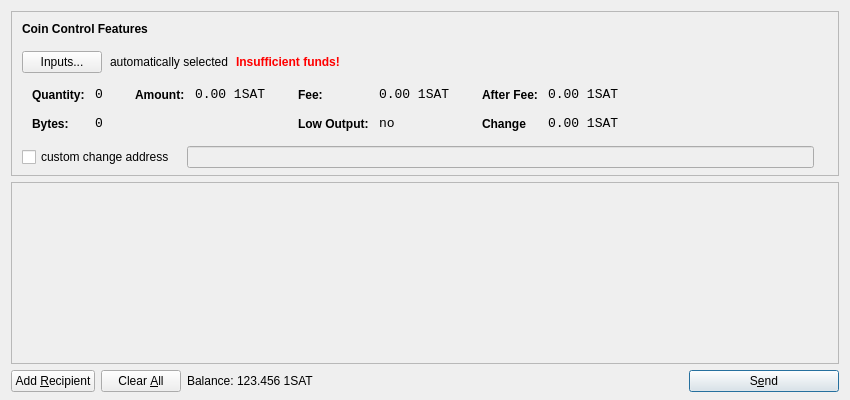
<?xml version="1.0" encoding="UTF-8"?>
<ui version="4.0">
 <class>SendCoinsDialog</class>
 <widget class="QDialog" name="SendCoinsDialog">
  <property name="geometry">
   <rect>
    <x>0</x>
    <y>0</y>
    <width>850</width>
    <height>400</height>
   </rect>
  </property>
  <property name="windowTitle">
   <string>Send Coins</string>
  </property>
  <layout class="QVBoxLayout" name="verticalLayout" stretch="0,1,0">
   <property name="bottomMargin">
    <number>8</number>
   </property>
   <item>
    <widget class="QFrame" name="frameCoinControl">
     <property name="sizePolicy">
      <sizepolicy hsizetype="Expanding" vsizetype="Expanding">
       <horstretch>0</horstretch>
       <verstretch>0</verstretch>
      </sizepolicy>
     </property>
     <property name="maximumSize">
      <size>
       <width>16777215</width>
       <height>16777215</height>
      </size>
     </property>
     <property name="frameShape">
      <enum>QFrame::StyledPanel</enum>
     </property>
     <property name="frameShadow">
      <enum>QFrame::Sunken</enum>
     </property>
     <layout class="QVBoxLayout" name="verticalLayoutCoinControl2">
      <property name="spacing">
       <number>-1</number>
      </property>
      <property name="leftMargin">
       <number>0</number>
      </property>
      <property name="topMargin">
       <number>0</number>
      </property>
      <property name="rightMargin">
       <number>0</number>
      </property>
      <property name="bottomMargin">
       <number>6</number>
      </property>
      <item>
       <layout class="QVBoxLayout" name="verticalLayoutCoinControl" stretch="0,0,0,0,1">
        <property name="spacing">
         <number>0</number>
        </property>
        <property name="leftMargin">
         <number>10</number>
        </property>
        <property name="topMargin">
         <number>10</number>
        </property>
        <item>
         <layout class="QHBoxLayout" name="horizontalLayoutCoinControl1">
          <property name="bottomMargin">
           <number>15</number>
          </property>
          <item>
           <widget class="QLabel" name="labelCoinControlFeatures">
            <property name="sizePolicy">
             <sizepolicy hsizetype="Preferred" vsizetype="Maximum">
              <horstretch>0</horstretch>
              <verstretch>0</verstretch>
             </sizepolicy>
            </property>
            <property name="font">
             <font>
              <weight>75</weight>
              <bold>true</bold>
             </font>
            </property>
            <property name="styleSheet">
             <string notr="true">font-weight:bold;</string>
            </property>
            <property name="text">
             <string>Coin Control Features</string>
            </property>
           </widget>
          </item>
         </layout>
        </item>
        <item>
         <layout class="QHBoxLayout" name="horizontalLayoutCoinControl2" stretch="0,0,0,0">
          <property name="spacing">
           <number>8</number>
          </property>
          <property name="bottomMargin">
           <number>10</number>
          </property>
          <item>
           <widget class="QPushButton" name="pushButtonCoinControl">
            <property name="styleSheet">
             <string notr="true"/>
            </property>
            <property name="text">
             <string>Inputs...</string>
            </property>
           </widget>
          </item>
          <item>
           <widget class="QLabel" name="labelCoinControlAutomaticallySelected">
            <property name="text">
             <string>automatically selected</string>
            </property>
            <property name="margin">
             <number>5</number>
            </property>
           </widget>
          </item>
          <item>
           <widget class="QLabel" name="labelCoinControlInsuffFunds">
            <property name="font">
             <font>
              <weight>75</weight>
              <bold>true</bold>
             </font>
            </property>
            <property name="styleSheet">
             <string notr="true">color:red;font-weight:bold;</string>
            </property>
            <property name="text">
             <string>Insufficient funds!</string>
            </property>
            <property name="margin">
             <number>5</number>
            </property>
           </widget>
          </item>
          <item>
           <spacer name="horizontalSpacerCoinControl">
            <property name="orientation">
             <enum>Qt::Horizontal</enum>
            </property>
            <property name="sizeHint" stdset="0">
             <size>
              <width>40</width>
              <height>1</height>
             </size>
            </property>
           </spacer>
          </item>
         </layout>
        </item>
        <item>
         <widget class="QWidget" name="widgetCoinControl" native="true">
          <property name="sizePolicy">
           <sizepolicy hsizetype="Preferred" vsizetype="Preferred">
            <horstretch>0</horstretch>
            <verstretch>0</verstretch>
           </sizepolicy>
          </property>
          <property name="minimumSize">
           <size>
            <width>0</width>
            <height>0</height>
           </size>
          </property>
          <property name="styleSheet">
           <string notr="true"/>
          </property>
          <layout class="QHBoxLayout" name="horizontalLayoutCoinControl5">
           <property name="margin">
            <number>0</number>
           </property>
           <item>
            <layout class="QHBoxLayout" name="horizontalLayoutCoinControl3" stretch="0,0,0,1">
             <property name="spacing">
              <number>20</number>
             </property>
             <property name="topMargin">
              <number>0</number>
             </property>
             <property name="bottomMargin">
              <number>10</number>
             </property>
             <item>
              <layout class="QFormLayout" name="formLayoutCoinControl1">
               <property name="horizontalSpacing">
                <number>10</number>
               </property>
               <property name="verticalSpacing">
                <number>14</number>
               </property>
               <property name="leftMargin">
                <number>10</number>
               </property>
               <property name="topMargin">
                <number>4</number>
               </property>
               <property name="rightMargin">
                <number>6</number>
               </property>
               <item row="0" column="0">
                <widget class="QLabel" name="labelCoinControlQuantityText">
                 <property name="styleSheet">
                  <string notr="true">font-weight:bold;</string>
                 </property>
                 <property name="text">
                  <string>Quantity:</string>
                 </property>
                 <property name="margin">
                  <number>0</number>
                 </property>
                </widget>
               </item>
               <item row="0" column="1">
                <widget class="QLabel" name="labelCoinControlQuantity">
                 <property name="font">
                  <font>
                   <family>Monospace</family>
                   <pointsize>10</pointsize>
                  </font>
                 </property>
                 <property name="cursor">
                  <cursorShape>IBeamCursor</cursorShape>
                 </property>
                 <property name="contextMenuPolicy">
                  <enum>Qt::ActionsContextMenu</enum>
                 </property>
                 <property name="text">
                  <string>0</string>
                 </property>
                 <property name="margin">
                  <number>0</number>
                 </property>
                 <property name="textInteractionFlags">
                  <set>Qt::LinksAccessibleByMouse|Qt::TextSelectableByKeyboard|Qt::TextSelectableByMouse</set>
                 </property>
                </widget>
               </item>
               <item row="1" column="0">
                <widget class="QLabel" name="labelCoinControlBytesText">
                 <property name="styleSheet">
                  <string notr="true">font-weight:bold;</string>
                 </property>
                 <property name="text">
                  <string>Bytes:</string>
                 </property>
                </widget>
               </item>
               <item row="1" column="1">
                <widget class="QLabel" name="labelCoinControlBytes">
                 <property name="font">
                  <font>
                   <family>Monospace</family>
                   <pointsize>10</pointsize>
                  </font>
                 </property>
                 <property name="cursor">
                  <cursorShape>IBeamCursor</cursorShape>
                 </property>
                 <property name="contextMenuPolicy">
                  <enum>Qt::ActionsContextMenu</enum>
                 </property>
                 <property name="text">
                  <string>0</string>
                 </property>
                 <property name="textInteractionFlags">
                  <set>Qt::LinksAccessibleByMouse|Qt::TextSelectableByKeyboard|Qt::TextSelectableByMouse</set>
                 </property>
                </widget>
               </item>
              </layout>
             </item>
             <item>
              <layout class="QFormLayout" name="formLayoutCoinControl2">
               <property name="horizontalSpacing">
                <number>10</number>
               </property>
               <property name="verticalSpacing">
                <number>14</number>
               </property>
               <property name="leftMargin">
                <number>6</number>
               </property>
               <property name="topMargin">
                <number>4</number>
               </property>
               <property name="rightMargin">
                <number>6</number>
               </property>
               <item row="0" column="0">
                <widget class="QLabel" name="labelCoinControlAmountText">
                 <property name="styleSheet">
                  <string notr="true">font-weight:bold;</string>
                 </property>
                 <property name="text">
                  <string>Amount:</string>
                 </property>
                 <property name="margin">
                  <number>0</number>
                 </property>
                </widget>
               </item>
               <item row="0" column="1">
                <widget class="QLabel" name="labelCoinControlAmount">
                 <property name="font">
                  <font>
                   <family>Monospace</family>
                   <pointsize>10</pointsize>
                  </font>
                 </property>
                 <property name="cursor">
                  <cursorShape>IBeamCursor</cursorShape>
                 </property>
                 <property name="contextMenuPolicy">
                  <enum>Qt::ActionsContextMenu</enum>
                 </property>
                 <property name="text">
                  <string notr="true">0.00 1SAT</string>
                 </property>
                 <property name="textInteractionFlags">
                  <set>Qt::LinksAccessibleByMouse|Qt::TextSelectableByKeyboard|Qt::TextSelectableByMouse</set>
                 </property>
                </widget>
               </item>
              </layout>
             </item>
             <item>
              <layout class="QFormLayout" name="formLayoutCoinControl3">
               <property name="horizontalSpacing">
                <number>10</number>
               </property>
               <property name="verticalSpacing">
                <number>14</number>
               </property>
               <property name="leftMargin">
                <number>6</number>
               </property>
               <property name="topMargin">
                <number>4</number>
               </property>
               <property name="rightMargin">
                <number>6</number>
               </property>
               <item row="0" column="0">
                <widget class="QLabel" name="labelCoinControlFeeText">
                 <property name="styleSheet">
                  <string notr="true">font-weight:bold;</string>
                 </property>
                 <property name="text">
                  <string>Fee:</string>
                 </property>
                 <property name="margin">
                  <number>0</number>
                 </property>
                </widget>
               </item>
               <item row="0" column="1">
                <widget class="QLabel" name="labelCoinControlFee">
                 <property name="font">
                  <font>
                   <family>Monospace</family>
                   <pointsize>10</pointsize>
                  </font>
                 </property>
                 <property name="cursor">
                  <cursorShape>IBeamCursor</cursorShape>
                 </property>
                 <property name="contextMenuPolicy">
                  <enum>Qt::ActionsContextMenu</enum>
                 </property>
                 <property name="text">
                  <string notr="true">0.00 1SAT</string>
                 </property>
                 <property name="textInteractionFlags">
                  <set>Qt::LinksAccessibleByMouse|Qt::TextSelectableByKeyboard|Qt::TextSelectableByMouse</set>
                 </property>
                </widget>
               </item>
               <item row="1" column="0">
                <widget class="QLabel" name="labelCoinControlLowOutputText">
                 <property name="styleSheet">
                  <string notr="true">font-weight:bold;</string>
                 </property>
                 <property name="text">
                  <string>Low Output:</string>
                 </property>
                </widget>
               </item>
               <item row="1" column="1">
                <widget class="QLabel" name="labelCoinControlLowOutput">
                 <property name="font">
                  <font>
                   <family>Monospace</family>
                   <pointsize>10</pointsize>
                  </font>
                 </property>
                 <property name="cursor">
                  <cursorShape>IBeamCursor</cursorShape>
                 </property>
                 <property name="contextMenuPolicy">
                  <enum>Qt::ActionsContextMenu</enum>
                 </property>
                 <property name="text">
                  <string>no</string>
                 </property>
                 <property name="textInteractionFlags">
                  <set>Qt::LinksAccessibleByMouse|Qt::TextSelectableByKeyboard|Qt::TextSelectableByMouse</set>
                 </property>
                </widget>
               </item>
              </layout>
             </item>
             <item>
              <layout class="QFormLayout" name="formLayoutCoinControl4">
               <property name="horizontalSpacing">
                <number>10</number>
               </property>
               <property name="verticalSpacing">
                <number>14</number>
               </property>
               <property name="leftMargin">
                <number>6</number>
               </property>
               <property name="topMargin">
                <number>4</number>
               </property>
               <property name="rightMargin">
                <number>6</number>
               </property>
               <item row="0" column="0">
                <widget class="QLabel" name="labelCoinControlAfterFeeText">
                 <property name="styleSheet">
                  <string notr="true">font-weight:bold;</string>
                 </property>
                 <property name="text">
                  <string>After Fee:</string>
                 </property>
                 <property name="margin">
                  <number>0</number>
                 </property>
                </widget>
               </item>
               <item row="0" column="1">
                <widget class="QLabel" name="labelCoinControlAfterFee">
                 <property name="font">
                  <font>
                   <family>Monospace</family>
                   <pointsize>10</pointsize>
                  </font>
                 </property>
                 <property name="cursor">
                  <cursorShape>IBeamCursor</cursorShape>
                 </property>
                 <property name="contextMenuPolicy">
                  <enum>Qt::ActionsContextMenu</enum>
                 </property>
                 <property name="text">
                  <string notr="true">0.00 1SAT</string>
                 </property>
                 <property name="textInteractionFlags">
                  <set>Qt::LinksAccessibleByMouse|Qt::TextSelectableByKeyboard|Qt::TextSelectableByMouse</set>
                 </property>
                </widget>
               </item>
               <item row="1" column="0">
                <widget class="QLabel" name="labelCoinControlChangeText">
                 <property name="styleSheet">
                  <string notr="true">font-weight:bold;</string>
                 </property>
                 <property name="text">
                  <string>Change</string>
                 </property>
                </widget>
               </item>
               <item row="1" column="1">
                <widget class="QLabel" name="labelCoinControlChange">
                 <property name="font">
                  <font>
                   <family>Monospace</family>
                   <pointsize>10</pointsize>
                  </font>
                 </property>
                 <property name="cursor">
                  <cursorShape>IBeamCursor</cursorShape>
                 </property>
                 <property name="contextMenuPolicy">
                  <enum>Qt::ActionsContextMenu</enum>
                 </property>
                 <property name="text">
                  <string notr="true">0.00 1SAT</string>
                 </property>
                 <property name="textInteractionFlags">
                  <set>Qt::LinksAccessibleByMouse|Qt::TextSelectableByKeyboard|Qt::TextSelectableByMouse</set>
                 </property>
                </widget>
               </item>
              </layout>
             </item>
            </layout>
           </item>
          </layout>
         </widget>
        </item>
        <item>
         <layout class="QHBoxLayout" name="horizontalLayoutCoinControl4" stretch="0,0,0">
          <property name="spacing">
           <number>12</number>
          </property>
          <property name="sizeConstraint">
           <enum>QLayout::SetDefaultConstraint</enum>
          </property>
          <property name="topMargin">
           <number>5</number>
          </property>
          <property name="rightMargin">
           <number>5</number>
          </property>
          <item>
           <widget class="QCheckBox" name="checkBoxCoinControlChange">
            <property name="text">
             <string>custom change address</string>
            </property>
           </widget>
          </item>
          <item>
           <widget class="QLineEdit" name="lineEditCoinControlChange">
            <property name="enabled">
             <bool>false</bool>
            </property>
            <property name="sizePolicy">
             <sizepolicy hsizetype="Expanding" vsizetype="Fixed">
              <horstretch>0</horstretch>
              <verstretch>0</verstretch>
             </sizepolicy>
            </property>
           </widget>
          </item>
          <item>
           <widget class="QLabel" name="labelCoinControlChangeLabel">
            <property name="sizePolicy">
             <sizepolicy hsizetype="Preferred" vsizetype="Expanding">
              <horstretch>0</horstretch>
              <verstretch>0</verstretch>
             </sizepolicy>
            </property>
            <property name="minimumSize">
             <size>
              <width>0</width>
              <height>0</height>
             </size>
            </property>
            <property name="text">
             <string/>
            </property>
            <property name="margin">
             <number>3</number>
            </property>
           </widget>
          </item>
         </layout>
        </item>
        <item>
         <spacer name="verticalSpacerCoinControl">
          <property name="orientation">
           <enum>Qt::Vertical</enum>
          </property>
          <property name="sizeHint" stdset="0">
           <size>
            <width>800</width>
            <height>1</height>
           </size>
          </property>
         </spacer>
        </item>
       </layout>
      </item>
     </layout>
    </widget>
   </item>
   <item>
    <widget class="QScrollArea" name="scrollArea">
     <property name="widgetResizable">
      <bool>true</bool>
     </property>
     <widget class="QWidget" name="scrollAreaWidgetContents">
      <property name="geometry">
       <rect>
        <x>0</x>
        <y>0</y>
        <width>830</width>
        <height>165</height>
       </rect>
      </property>
      <layout class="QVBoxLayout" name="verticalLayout_2">
       <property name="margin">
        <number>0</number>
       </property>
       <item>
        <layout class="QVBoxLayout" name="entries">
         <property name="spacing">
          <number>6</number>
         </property>
        </layout>
       </item>
       <item>
        <spacer name="verticalSpacer">
         <property name="orientation">
          <enum>Qt::Vertical</enum>
         </property>
         <property name="sizeHint" stdset="0">
          <size>
           <width>20</width>
           <height>40</height>
          </size>
         </property>
        </spacer>
       </item>
      </layout>
     </widget>
    </widget>
   </item>
   <item>
    <layout class="QHBoxLayout" name="horizontalLayout">
     <item>
      <widget class="QPushButton" name="addButton">
       <property name="toolTip">
        <string>Send to multiple recipients at once</string>
       </property>
       <property name="text">
        <string>Add &amp;Recipient</string>
       </property>
       <property name="autoDefault">
        <bool>false</bool>
       </property>
      </widget>
     </item>
     <item>
      <widget class="QPushButton" name="clearButton">
       <property name="sizePolicy">
        <sizepolicy hsizetype="Minimum" vsizetype="Fixed">
         <horstretch>0</horstretch>
         <verstretch>0</verstretch>
        </sizepolicy>
       </property>
       <property name="toolTip">
        <string>Remove all transaction fields</string>
       </property>
       <property name="text">
        <string>Clear &amp;All</string>
       </property>
       <property name="autoRepeatDelay">
        <number>300</number>
       </property>
       <property name="autoDefault">
        <bool>false</bool>
       </property>
      </widget>
     </item>
     <item>
      <layout class="QHBoxLayout" name="horizontalLayout_2">
       <property name="spacing">
        <number>3</number>
       </property>
       <item>
        <widget class="QLabel" name="label">
         <property name="sizePolicy">
          <sizepolicy hsizetype="Preferred" vsizetype="Fixed">
           <horstretch>0</horstretch>
           <verstretch>0</verstretch>
          </sizepolicy>
         </property>
         <property name="text">
          <string>Balance:</string>
         </property>
        </widget>
       </item>
       <item>
        <widget class="QLabel" name="labelBalance">
         <property name="sizePolicy">
          <sizepolicy hsizetype="Preferred" vsizetype="Fixed">
           <horstretch>0</horstretch>
           <verstretch>0</verstretch>
          </sizepolicy>
         </property>
         <property name="cursor">
          <cursorShape>IBeamCursor</cursorShape>
         </property>
         <property name="text">
          <string notr="true">123.456 1SAT</string>
         </property>
         <property name="textInteractionFlags">
          <set>Qt::LinksAccessibleByMouse|Qt::TextSelectableByKeyboard|Qt::TextSelectableByMouse</set>
         </property>
        </widget>
       </item>
      </layout>
     </item>
     <item>
      <spacer name="horizontalSpacer">
       <property name="orientation">
        <enum>Qt::Horizontal</enum>
       </property>
       <property name="sizeHint" stdset="0">
        <size>
         <width>40</width>
         <height>20</height>
        </size>
       </property>
      </spacer>
     </item>
     <item>
      <widget class="QPushButton" name="sendButton">
       <property name="minimumSize">
        <size>
         <width>150</width>
         <height>0</height>
        </size>
       </property>
       <property name="toolTip">
        <string>Confirm the send action</string>
       </property>
       <property name="text">
        <string>S&amp;end</string>
       </property>
       <property name="icon">
        <iconset resource="../bitcoin.qrc">
         <normaloff>:/icons/send</normaloff>:/icons/send</iconset>
       </property>
       <property name="default">
        <bool>true</bool>
       </property>
      </widget>
     </item>
    </layout>
   </item>
  </layout>
 </widget>
 <resources>
  <include location="../bitcoin.qrc"/>
 </resources>
 <connections/>
</ui>
